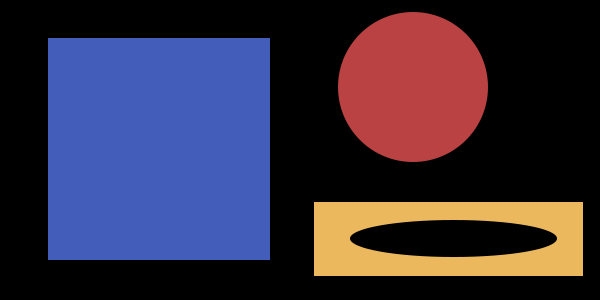
#> input picture pyimagesearch gurus/Module 1/img/basic_shapes.png, 600 x 300 px
$ python contour_properties_1.py --image ../img/basic_shapes.png
#> lines starting #> are read from the running program, lines starting #| are printed output that depends on the picture; after the words box and inside, x2 and y2 are one past the last pixel; in counts of white or black regions, pixels touching at a corner belong together; long printed decimals are rounded
# import the necessary packages
import numpy as np
import argparse
import cv2
import imutils

# construct the argument parser and parse the arguments
ap = argparse.ArgumentParser()
ap.add_argument("-i", "--image", required=True, help="Path to the image")
args = vars(ap.parse_args())

# load the image and convert it to grayscale
image = cv2.imread(args["image"])
#> image is the input picture: shape (300, 600, 3); mean B, G, R 64.6, 46.4, 54.5
gray = cv2.cvtColor(image, cv2.COLOR_BGR2GRAY)
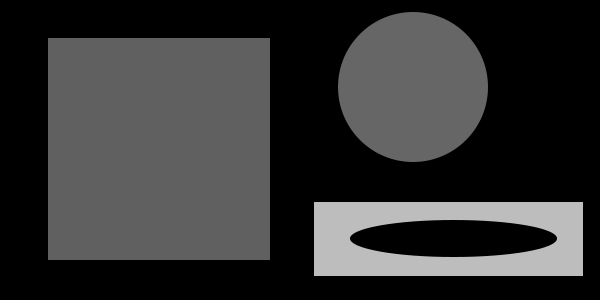
#> gray: shape (300, 600); min 0, max 189, mean 50.9

# find find external contours in the image
cnts = cv2.findContours(gray.copy(), cv2.RETR_EXTERNAL, cv2.CHAIN_APPROX_SIMPLE)
#> cnts = 3 contours; box (x1, y1, x2, y2) and area: (48, 38, 270, 260) 48841, (314, 202, 583, 276) 19564, (338, 12, 488, 162) 17687
cnts = imutils.grab_contours(cnts)
clone = image.copy()

"""CALCULATING CENTROID & CENTRE OF MASS
The “centroid” or “center of mass” is the center (x, y)-coordinate
of an object in an image. This (x, y)-coordinate is actually calculated
based on the image moments, which are based on the weighted average of
the (x, y)-coordinates/pixel intensity along the contour.
"""

# loop over the contours
for c in cnts:
    # compute the moments of the contour which can be used to compute the
    # centrold or 'centre of mass' of the region
    M = cv2.moments(c)
    cx = int(M['m10'] / M['m00'])
    cy = int(M['m01'] / M['m00'])

    # draw the centre of the contour on the image
    cv2.circle(clone, (cx, cy), 10, (0, 255, 0), -1)
#> this loop made 3 passes
#> (c, cx, cy) on passes 1 to 2: ([[314, 202], [314, 275], [582, 275], [582, 202]], 448, 238), ([[48, 38], [48, 259], [269, 259], [269, 38]], 158, 148)
#> (cx, cy) on pass 3: (412, 86)
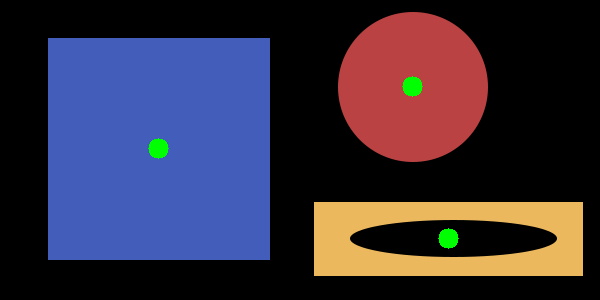
#> clone: shape (300, 600, 3); 0.53% of pixels changed, all inside (x1, y1, x2, y2) = (148, 76, 459, 249)

# show the output image
cv2.imshow('Centroids', clone)
clone = image.copy()

"""CALCULATING AREA & PERIMETER OF CONTOURS
NOTE: Just like the contour area, we can use the perimeter as
a method to quantify the shape of an object. However,
the perimeter has a more important role to play in contour approximations

NOTE: area is defined as the number of white pixels that appear inside the contour
"""

# loop over the contours again
for (i, c) in enumerate(cnts):
    # Compute the area and the perimeter of the contour
    area = cv2.contourArea(c)
    perimeter = cv2.arcLength(c, True)
    print(f'Contour #{i+1} -- area: :{area} -- perimeter: {perimeter}')

    # draw the contour on the image
    cv2.drawContours(clone, [c], -1, (0, 255, 0), 2)

    # compute the centre of the contour and draw the contour number
    M = cv2.moments(c)
    cx = int(M['m10'] / M['m00'])
    cy = int(M['m01'] / M['m00'])
    cv2.putText(clone, f'#{i+1}', (cx -20, cy), cv2.FONT_HERSHEY_SIMPLEX,
                1.25, (255, 255, 255), 4)
#> this loop made 3 passes
#> (c, area, perimeter, cx, cy) on passes 1 to 2: ([[314, 202], [314, 275], [582, 275], [582, 202]], 19564, 682, 448, 238), ([[48, 38], [48, 259], [269, 259], [269, 38]], 48841, 884, 158, 148)
#> (area, perimeter, cx, cy) on pass 3: (17687, 495.2, 412, 86)
#| Contour #1 -- area: :19564.0 -- perimeter: 682.0
#| Contour #2 -- area: :48841.0 -- perimeter: 884.0
#| Contour #3 -- area: :17687.0 -- perimeter: 495.245
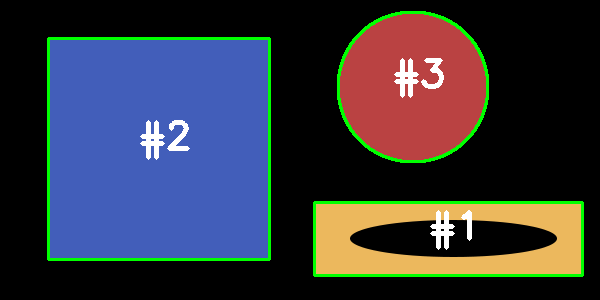
#> clone: shape (300, 600, 3); 4.8% of pixels changed, all inside (x1, y1, x2, y2) = (47, 11, 584, 277)

# show the output image
cv2.imshow('Contours', clone)

"""BOUNDING BOX
A bounding box is exactly what it sounds like —
an upright rectangle that “bounds” and “contains” the
entire contoured region of the image. However,
it does not consider the rotation of the shape
"""

# clone the image
clone = image.copy()

# loop over the contours
for c in cnts:
    # fit the bounding box to the contour
    (x, y, w, h) = cv2.boundingRect(c)
    cv2.rectangle(clone, (x, y), (x + w, y + h), (0, 255, 0), 2)
#> this loop made 3 passes
#> (c, x, y, w, h) on passes 1 to 2: ([[314, 202], [314, 275], [582, 275], [582, 202]], 314, 202, 269, 74), ([[48, 38], [48, 259], [269, 259], [269, 38]], 48, 38, 222, 222)
#> (x, y, w, h) on pass 3: (338, 12, 150, 150)
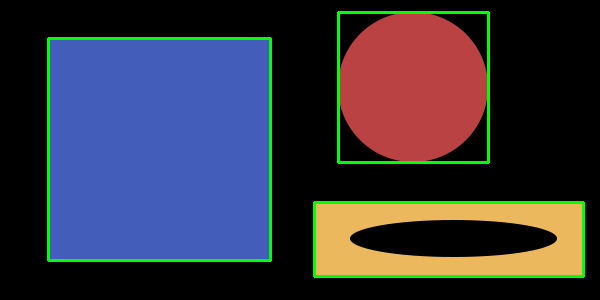
#> clone: shape (300, 600, 3); 3.62% of pixels changed, all inside (x1, y1, x2, y2) = (47, 11, 585, 278)

# show the output image
cv2.imshow('Bounding boxes', clone)

clone = image.copy()

"""ROTATED BOUNDING BOX
NOTE: The cv2.minAreaRect function takes the contour
and returns a tuple with 3 values. The first value of the tuple
is the starting (x, y)-coordinates of the rotated bounding box.
The second value is the width and height of the bounding box.
And the final value angle of rotation of the shape.

NOTE: since we want to draw a rotated bounding box rather than a
standard bounding box we won’t be able to leverage the cv2.rectangle
function. Instead, we’ll pass the output of cv2.minAreaRect
to the cv2.boxPoints which converts the (x, y)-coordinates,
width and height, and angle of rotation into a set of coordinates points.
"""

# loop over the contours
for c in cnts:
    # fit the rotated bounding box to the contour and draw the rotated bounding box
    box = cv2.minAreaRect(c)
    print(box)
    box = np.int0(cv2.boxPoints(box))
    cv2.drawContours(clone, [box], -1, (0, 255, 0), 2)
#> this loop made 3 passes
#> (c, box) on passes 1 to 2: ([[314, 202], [314, 275], [582, 275], [582, 202]], [[582, 275], [314, 275], [314, 202], [582, 202]]), ([[48, 38], [48, 259], [269, 259], [269, 38]], [[269, 259], [48, 259], [48, 38], [269, 38]])
#> box on pass 3: [[487, 161], [338, 161], [338, 12], [487, 12]]
#| ((448.0, 238.5), (73.0, 268.0), -90.0)
#| ((158.5, 148.5), (221.0, 221.0), -90.0)
#| ((412.5, 86.5), (149.0, 149.0), -90.0)
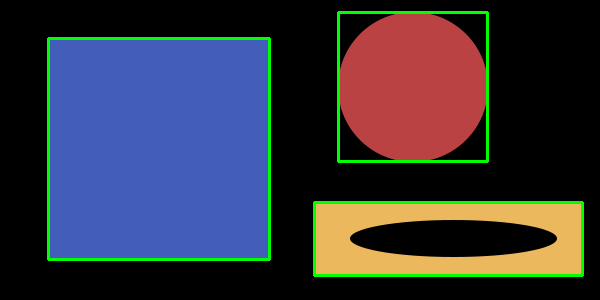
#> clone: shape (300, 600, 3); 3.6% of pixels changed, all inside (x1, y1, x2, y2) = (47, 11, 584, 277)

# show the output image
cv2.imshow('Rotated Bounding Boxes', clone)

clone = image.copy()

"""FITTING AN ELLIPSE
Fitting an ellipse to a contour is much like fitting a rotated rectangle to a contour.
A contour must have at least 5 points for an ellipse to be computed
"""

# loop over the contours
for c in cnts:
    # to fit an ellipse, our contour must have at least 5 points
    if len(c) >= 5:
    # fit and ellipse to the contour
        ellipse = cv2.fitEllipse(c)
        cv2.ellipse(clone, ellipse, (0, 255, 0), 2)
#> this loop made 3 passes
#> ellipse on pass 3: ((412.5, 86.5), (150.2, 150.2), 0)
#> c on passes 1 to 2: [[314, 202], [314, 275], [582, 275], [582, 202]], [[48, 38], [48, 259], [269, 259], [269, 38]]
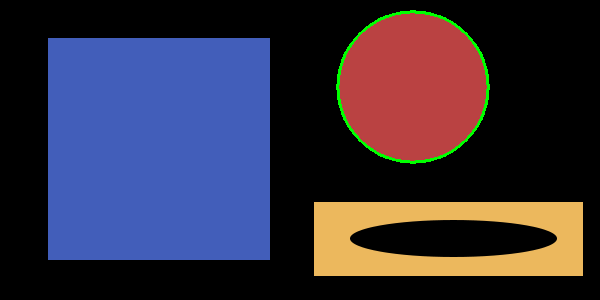
#> clone: shape (300, 600, 3); 0.77% of pixels changed, all inside (x1, y1, x2, y2) = (336, 10, 490, 164)

# show the output image
cv2.imshow('Ellipse', clone)

"""EXERCISE
Find contour properties of shapes using OpenCV
"""

clone = image.copy()

for (i, c) in enumerate(cnts):

    cv2.drawContours(clone, [c], -1, (0, 255, 0), 2)

    M = cv2.moments(c)
    cx = int(M['m10'] / M['m00'])
    cy = int(M['m01'] / M['m00'])

    cv2.putText(clone, f'#{i+1}', (cx -20, cy), cv2.FONT_HERSHEY_SIMPLEX,
                1.25, (255, 255, 255), 4)

    print(f'Centroid of shape #{i + 1} is {(cx, cy)}')

    area = cv2.contourArea(c)
    perimeter = cv2.arcLength(c, True)

    print(f'Properties of the shape #{i+ 1} are -- area: {area} and perimeter: {perimeter}')

    box = cv2.boundingRect(c)

    print(f'Bounding box of shape #{i + 1} is {box}')

    (x, y, w, h) = box

    cv2.rectangle(clone,  (x, y), (x + w, y + h), (0, 255, 2), 2)

    circle = cv2.minEnclosingCircle(c)
    centre, radius = circle
    print(f'Minimum enclosing circle of shape #{i + 1} is {radius}\n')

    cv2.circle(clone, tuple(map(int, centre)), int(radius), (0, 0, 255), 2)
#> this loop made 3 passes
#> (c, cx, cy, area, perimeter, x, y, w) on passes 1 to 2: ([[314, 202], [314, 275], [582, 275], [582, 202]], 448, 238, 19564, 682, 314, 202, 269), ([[48, 38], [48, 259], [269, 259], [269, 38]], 158, 148, 48841, 884, 48, 38, 222)
#> (cx, cy, area, perimeter, x, y, w, h) on pass 3: (412, 86, 17687, 495.2, 338, 12, 150, 150)
#| Centroid of shape #1 is (448, 238)
#| Properties of the shape #1 are -- area: 19564.0 and perimeter: 682.0
#| Bounding box of shape #1 is (314, 202, 269, 74)
#| Minimum enclosing circle of shape #1 is 138.882
#| Centroid of shape #2 is (158, 148)
#| Properties of the shape #2 are -- area: 48841.0 and perimeter: 884.0
#| Bounding box of shape #2 is (48, 38, 222, 222)
#| Minimum enclosing circle of shape #2 is 156.271
#| Centroid of shape #3 is (412, 86)
#| Properties of the shape #3 are -- area: 17687.0 and perimeter: 495.245
#> (further printed lines are left out)
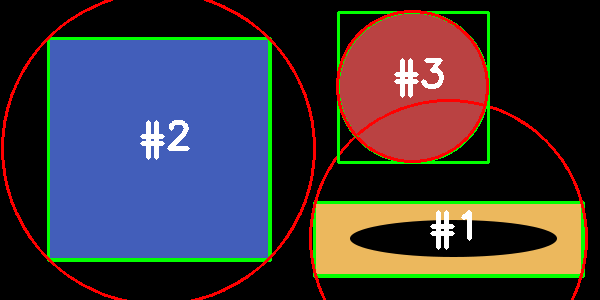
#> clone: shape (300, 600, 3); 8.19% of pixels changed, all inside (x1, y1, x2, y2) = (1, 0, 588, 300)

cv2.imshow('Contour Properties', clone)
cv2.waitKey(0)

$ run again, on pyimagesearch gurus/Module 1/img/circles_and_squares.png
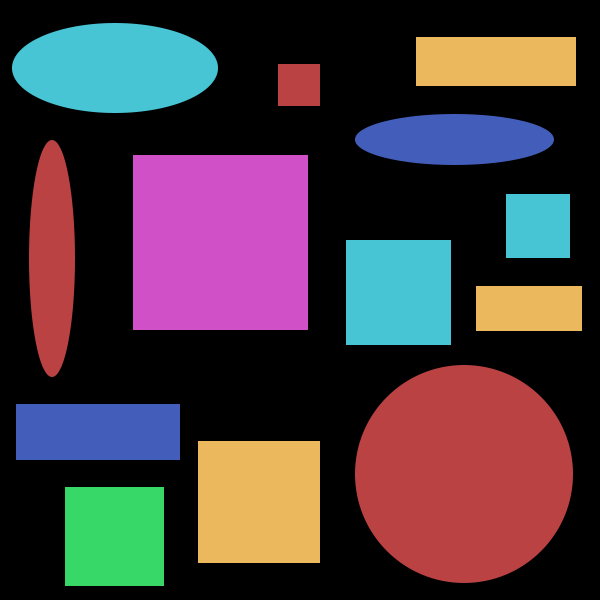
#> input picture pyimagesearch gurus/Module 1/img/circles_and_squares.png, 600 x 600 px
#> image is the input picture: shape (600, 600, 3); mean B, G, R 62, 56.2, 70.8
#> cnts = 13 contours; largest, box (x1, y1, x2, y2) and area: (355, 365, 573, 583) 37385, (133, 155, 308, 330) 30276, (198, 441, 320, 563) 14641, (12, 23, 218, 113) 14593, (346, 240, 451, 345) 10816
#> the loop `for c in cnts: # compute the moments of the contour which can be used ..` made 13 passes
#> (c, cx, cy) on passes 1, 2, 3, 5, 6, 7, 8: ([[65, 487], [65, 585], [163, 585], [163, 487]], 114, 536), ([[198, 441], [198, 562], [319, 562], [319, 441]], 258, 501), ([[16, 404], [16, 459], [179, 459], [179, 404]], 97, 431), ([[476, 286], [476, 330], [581, 330], [581, 286]], 528, 308), ([[346, 240], [346, 344], [450, 344], [450, 240]], 398, 292), ([[506, 194], [506, 257], [569, 257], [569, 194]], 537, 225), ([[133, 155], [133, 329], [307, 329], [307, 155]], 220, 242)
#> the loop `for (i, c) in enumerate(cnts):` made 13 passes
#> (c, area, perimeter, cx, cy) on passes 1, 2, 3, 5, 6, 7: ([[65, 487], [65, 585], [163, 585], [163, 487]], 9604, 392, 114, 536), ([[198, 441], [198, 562], [319, 562], [319, 441]], 14641, 484, 258, 501), ([[16, 404], [16, 459], [179, 459], [179, 404]], 8965, 436, 97, 431), ([[476, 286], [476, 330], [581, 330], [581, 286]], 4620, 298, 528, 308), ([[346, 240], [346, 344], [450, 344], [450, 240]], 10816, 416, 398, 292), ([[506, 194], [506, 257], [569, 257], [569, 194]], 3969, 252, 537, 225)
#> (printed output is left out)
#> the loop `for c in cnts:` made 13 passes
#> (c, x, y, w, h) on passes 1, 2, 3, 5, 6, 7: ([[65, 487], [65, 585], [163, 585], [163, 487]], 65, 487, 99, 99), ([[198, 441], [198, 562], [319, 562], [319, 441]], 198, 441, 122, 122), ([[16, 404], [16, 459], [179, 459], [179, 404]], 16, 404, 164, 56), ([[476, 286], [476, 330], [581, 330], [581, 286]], 476, 286, 106, 45), ([[346, 240], [346, 344], [450, 344], [450, 240]], 346, 240, 105, 105), ([[506, 194], [506, 257], [569, 257], [569, 194]], 506, 194, 64, 64)
#> the loop `for c in cnts:` made 13 passes
#> (c, box) on passes 1, 2, 3, 5: ([[65, 487], [65, 585], [163, 585], [163, 487]], [[163, 585], [65, 585], [65, 487], [163, 487]]), ([[198, 441], [198, 562], [319, 562], [319, 441]], [[318, 562], [197, 562], [197, 441], [318, 441]]), ([[16, 404], [16, 459], [179, 459], [179, 404]], [[178, 459], [16, 459], [16, 404], [178, 404]]), ([[476, 286], [476, 330], [581, 330], [581, 286]], [[581, 330], [476, 330], [476, 286], [581, 286]])
#> (printed output is left out)
#> the loop `for c in cnts:` made 13 passes
#> ellipse on passes 4, 9, 10, 13: ((463.5, 473.5), (218.3, 218.3), 0), ((51.5, 258), (46.01, 237.9), 0), ((454, 139), (51.08, 199.8), 90), ((114.5, 67.5), (90.12, 206.6), 90)
#> after the loop `for c in cnts:`:
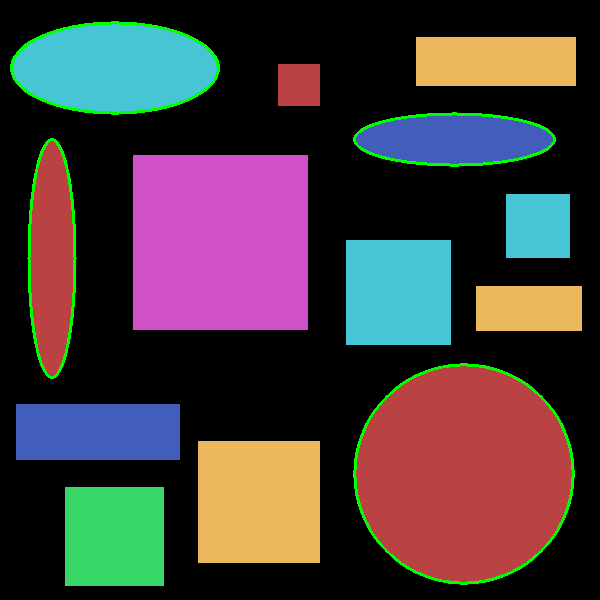
#> clone: shape (600, 600, 3); 1.73% of pixels changed, all inside (x1, y1, x2, y2) = (10, 21, 575, 585)
#> the loop `for (i, c) in enumerate(cnts): ` made 13 passes
#> (c, cx, cy, area, perimeter, x, y, w) on passes 2, 3, 5, 7, 11: ([[198, 441], [198, 562], [319, 562], [319, 441]], 258, 501, 14641, 484, 198, 441, 122), ([[16, 404], [16, 459], [179, 459], [179, 404]], 97, 431, 8965, 436, 16, 404, 164), ([[476, 286], [476, 330], [581, 330], [581, 286]], 528, 308, 4620, 298, 476, 286, 106), ([[506, 194], [506, 257], [569, 257], [569, 194]], 537, 225, 3969, 252, 506, 194, 64), ([[278, 64], [278, 105], [319, 105], [319, 64]], 298, 84, 1681, 164, 278, 64, 42)
#> (printed output is left out)
#> after the loop `for (i, c) in enumerate(cnts):`:
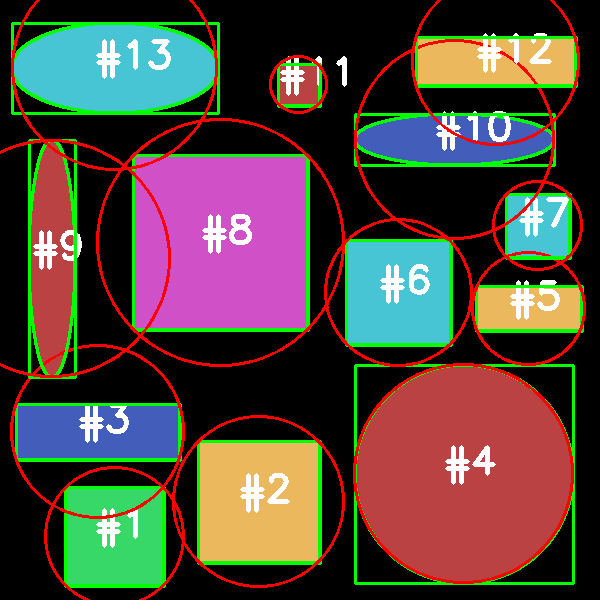
#> clone: shape (600, 600, 3); 13.87% of pixels changed, all inside (x1, y1, x2, y2) = (0, 0, 586, 600)
